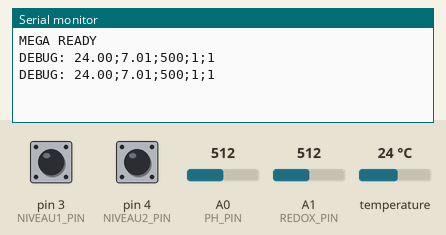
A sketch run on a simulated Arduino Mega 2560, built with avr-gcc and run on an emulated ATmega2560. On the bench: the last lines printed to the serial monitor. The inputs (shaded band) are chosen by the test bench; at power-on: A1 (REDOX_PIN) = 512, pin 3 (NIVEAU1_PIN) HIGH, pin 4 (NIVEAU2_PIN) HIGH, A0 (PH_PIN) = 512, temperature 24 °C.

Above: at 7.3 s.
7.4 s: A1 (REDOX_PIN) set to 11
At 12.9 s:
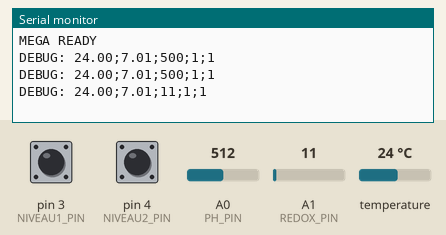
14.1 s: A1 (REDOX_PIN) set to 8
At 18.5 s:
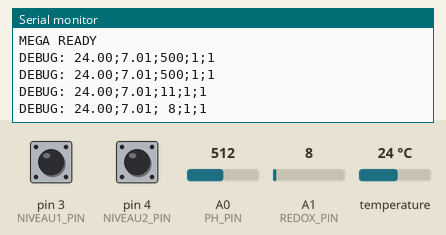

The sketch:

AQUABOUNS_MEGA_MQTT_V1.ino
```cpp
#include <OneWire.h>
#include <DallasTemperature.h>

#define ONE_WIRE_BUS 2
#define PH_PIN A0
#define REDOX_PIN A1
#define NIVEAU1_PIN 3
#define NIVEAU2_PIN 4

OneWire oneWire(ONE_WIRE_BUS);
DallasTemperature sensors(&oneWire);

void setup() {
  Serial.begin(115200);   // Debug PC
  Serial1.begin(9600);    // vers ESP

  pinMode(NIVEAU1_PIN, INPUT_PULLUP);
  pinMode(NIVEAU2_PIN, INPUT_PULLUP);

  sensors.begin();

  Serial.println("MEGA READY");
}

void loop() {

  sensors.requestTemperatures();
  float temp = sensors.getTempCByIndex(0);

  int phRaw = analogRead(PH_PIN);
  float ph = phRaw * (14.0 / 1023.0);

  int redoxRaw = analogRead(REDOX_PIN);
  float redox = redoxRaw * (1000.0 / 1023.0);

  int niveau1 = digitalRead(NIVEAU1_PIN);
  int niveau2 = digitalRead(NIVEAU2_PIN);

  String data = String(temp, 2) + ";" +
                String(ph, 2) + ";" +
                String(redox, 0) + ";" +
                String(niveau1) + ";" +
                String(niveau2);

  // Debug PC
  Serial.print("DEBUG: ");
  Serial.println(data);

  // Envoi vers ESP
  Serial1.println(data);

  delay(5000);
}
```

Measured:
- the behaviour switches between 10 and 9 on A1 (REDOX_PIN) (found by bisection; images 1 and 2)
- after the input at 7.4 s, the serial monitor: prints a new line after 4.9 s (image 1)
- after the input at 14.1 s, the serial monitor: prints a new line after 4.0 s (image 2)
